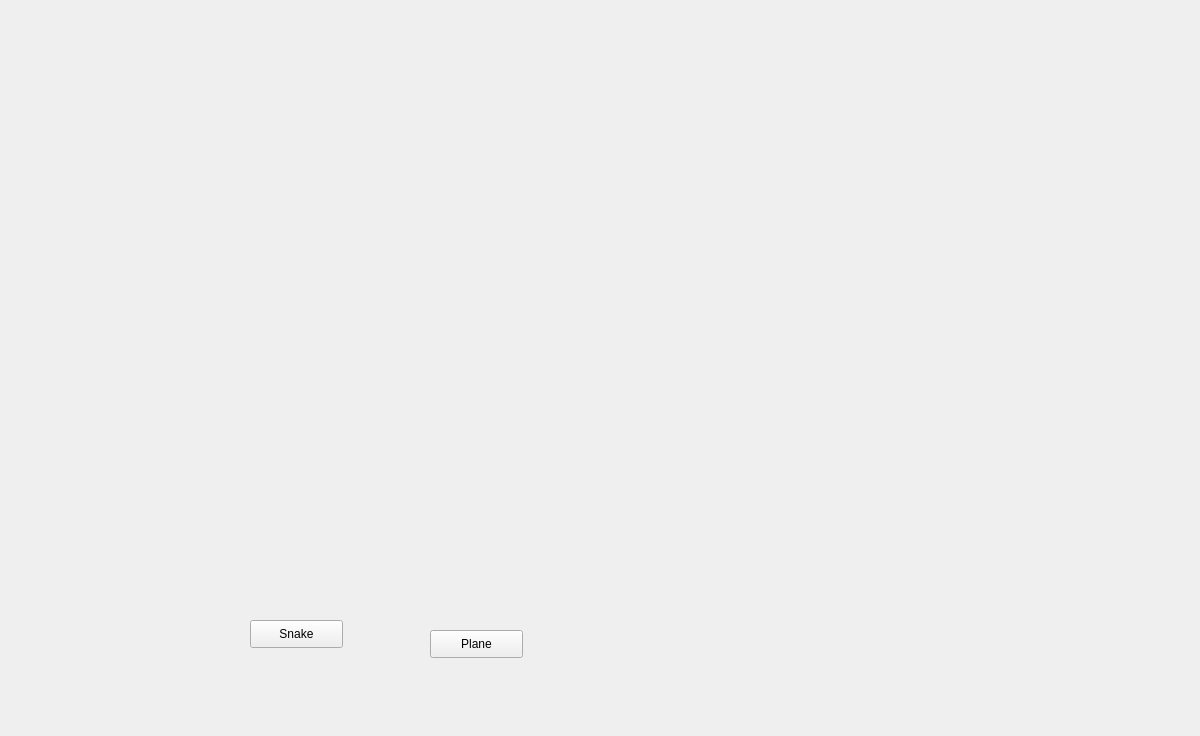
<?xml version="1.0" encoding="UTF-8"?>
<ui version="4.0">
 <class>MainWindow</class>
 <widget class="QMainWindow" name="MainWindow">
  <property name="geometry">
   <rect>
    <x>0</x>
    <y>0</y>
    <width>1200</width>
    <height>736</height>
   </rect>
  </property>
  <property name="windowTitle">
   <string>MainWindow</string>
  </property>
  <widget class="QWidget" name="centralWidget">
   <widget class="QPushButton" name="snakeBtn">
    <property name="geometry">
     <rect>
      <x>250</x>
      <y>620</y>
      <width>93</width>
      <height>28</height>
     </rect>
    </property>
    <property name="text">
     <string>Snake</string>
    </property>
   </widget>
   <widget class="QPushButton" name="planebutton">
    <property name="geometry">
     <rect>
      <x>430</x>
      <y>630</y>
      <width>93</width>
      <height>28</height>
     </rect>
    </property>
    <property name="text">
     <string>Plane</string>
    </property>
   </widget>
  </widget>
 </widget>
 <layoutdefault spacing="6" margin="11"/>
 <resources/>
 <connections/>
</ui>
